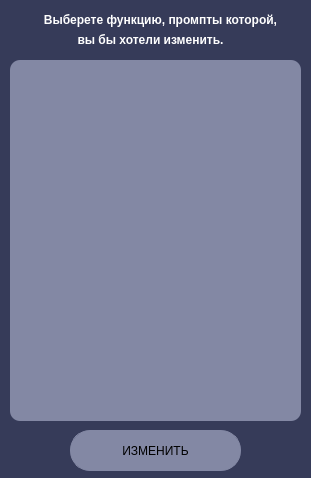
<?xml version="1.0" encoding="UTF-8"?>
<ui version="4.0">
 <class>Form</class>
 <widget class="QWidget" name="Form">
  <property name="geometry">
   <rect>
    <x>0</x>
    <y>0</y>
    <width>311</width>
    <height>478</height>
   </rect>
  </property>
  <property name="windowTitle">
   <string>Промпты</string>
  </property>
  <property name="styleSheet">
   <string notr="true">background-color: rgb(54, 59, 89);</string>
  </property>
  <widget class="QListWidget" name="allPromptsList">
   <property name="geometry">
    <rect>
     <x>10</x>
     <y>60</y>
     <width>291</width>
     <height>361</height>
    </rect>
   </property>
   <property name="styleSheet">
    <string notr="true">background-color: #8388a4; /* Цвет фона */
border-color: rgb(131, 136, 164);
border-radius: 10px;
</string>
   </property>
  </widget>
  <widget class="QLabel" name="label">
   <property name="geometry">
    <rect>
     <x>10</x>
     <y>10</y>
     <width>301</width>
     <height>21</height>
    </rect>
   </property>
   <property name="styleSheet">
    <string notr="true">color: rgb(255, 255, 255);</string>
   </property>
   <property name="text">
    <string>&lt;html&gt;&lt;head/&gt;&lt;body&gt;&lt;p align=&quot;center&quot;&gt;&lt;span style=&quot; font-size:9pt; font-weight:600;&quot;&gt;Выберете функцию, промпты которой,&lt;/span&gt;&lt;/p&gt;&lt;/body&gt;&lt;/html&gt;</string>
   </property>
  </widget>
  <widget class="QPushButton" name="changeBTN">
   <property name="geometry">
    <rect>
     <x>70</x>
     <y>430</y>
     <width>171</width>
     <height>41</height>
    </rect>
   </property>
   <property name="styleSheet">
    <string notr="true">background-color: #8388a4; /* Цвет фона */
border: 1px solid #8388a4; /* Убираем границу кнопки */
border-radius: 20px;
padding: 0px;</string>
   </property>
   <property name="text">
    <string>ИЗМЕНИТЬ</string>
   </property>
  </widget>
  <widget class="QLabel" name="label_2">
   <property name="geometry">
    <rect>
     <x>0</x>
     <y>30</y>
     <width>301</width>
     <height>21</height>
    </rect>
   </property>
   <property name="styleSheet">
    <string notr="true">color: rgb(255, 255, 255);</string>
   </property>
   <property name="text">
    <string>&lt;html&gt;&lt;head/&gt;&lt;body&gt;&lt;p align=&quot;center&quot;&gt;&lt;span style=&quot; font-size:9pt; font-weight:600;&quot;&gt;вы бы хотели изменить.&lt;/span&gt;&lt;/p&gt;&lt;/body&gt;&lt;/html&gt;</string>
   </property>
  </widget>
 </widget>
 <resources/>
 <connections/>
</ui>
